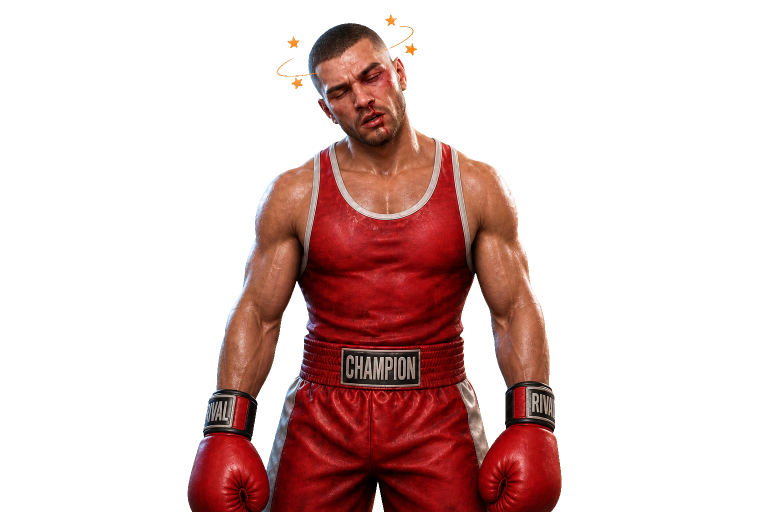
#> input picture assets/boxer-ko.png, 1536 x 1024 px, given in place of green-idle.png, which was not available (shown at 1/2 size)
$ python chroma_key.py
#> lines starting #> are read from the running program, lines starting #| are printed output that depends on the picture; pictures that were not available may be replaced by others from this repository, and a replacement may not be noted
"""
chroma_key.py — turn the green-screen boxer renders into clean transparent PNGs.

For each green-*.png in the project assets folder, we remove the flat chroma
green background, feather the edges, and de-spill residual green so the cutout
sits cleanly over the webcam feed. Output overwrites boxer-*.png (the names the
game already references), so no code changes are needed.

Run:  python3 tools/chroma_key.py
"""
import os
import numpy as np
from PIL import Image

ASSETS = os.path.join(os.path.dirname(__file__), "..", "assets")

PAIRS = [
    ("green-idle.png", "boxer-idle.png"),
    ("green-attack.png", "boxer-attack.png"),
    ("green-block.png", "boxer-block.png"),
    ("green-hit-jab.png", "boxer-hit-jab.png"),
    ("green-hit-hook.png", "boxer-hit-hook.png"),
    ("green-hit-cross.png", "boxer-hit-cross.png"),
    ("green-ko.png", "boxer-ko.png"),
]


def key(infile, outfile):
#> called with infile = 'tools/../assets/green-idle.png', outfile = 'tools/../assets/boxer-idle.png'
    im = Image.open(infile).convert("RGBA")
#> im is the input picture: PIL image 1536x1024 RGBA; mean R, G, B, A 42.2, 21.3, 23.3, 73.2
    a = np.array(im).astype(np.int16)
    r, g, b, al = a[..., 0], a[..., 1], a[..., 2], a[..., 3]
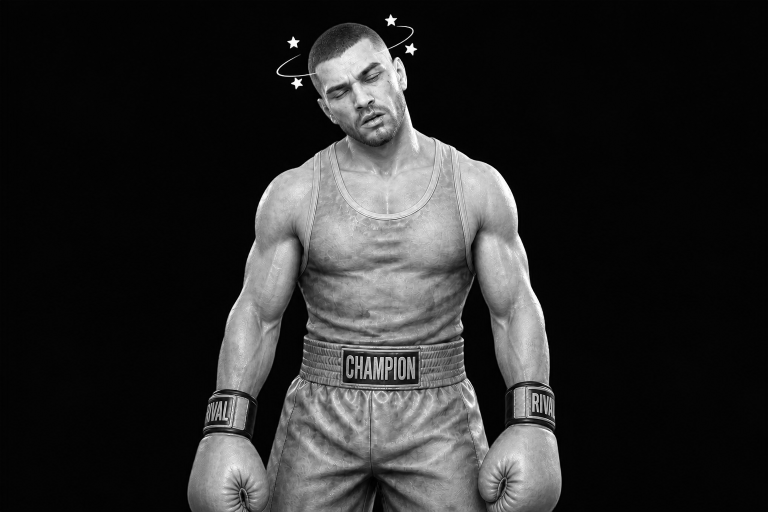
#> r: shape (1024, 1536) int16 (shown at 1/2 size); min 0, max 255, mean 42.2
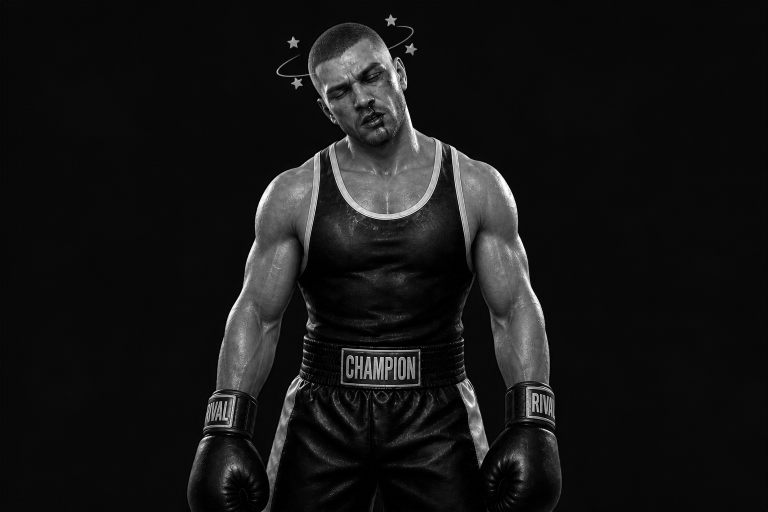
#> g: shape (1024, 1536) int16 (shown at 1/2 size); min 0, max 255, mean 21.3
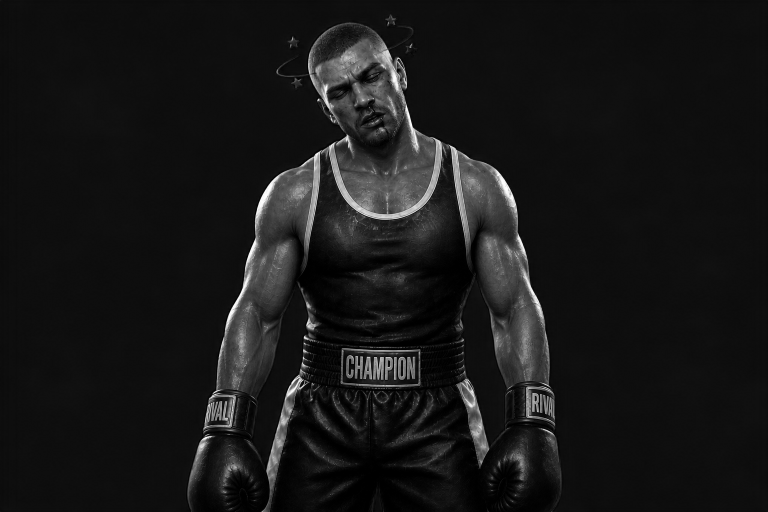
#> b: shape (1024, 1536) int16 (shown at 1/2 size); min 0, max 255, mean 23.3
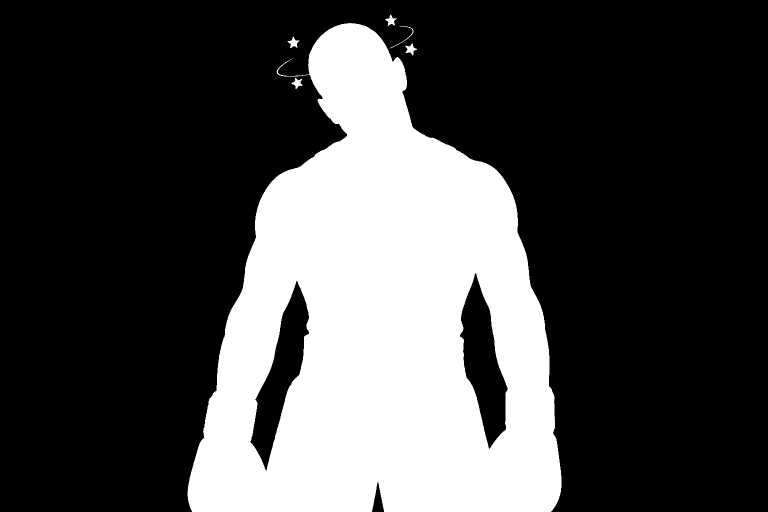
#> al: shape (1024, 1536) int16 (shown at 1/2 size); min 0, max 255, mean 73.2

    greenness = g - np.maximum(r, b)          # how much green dominates
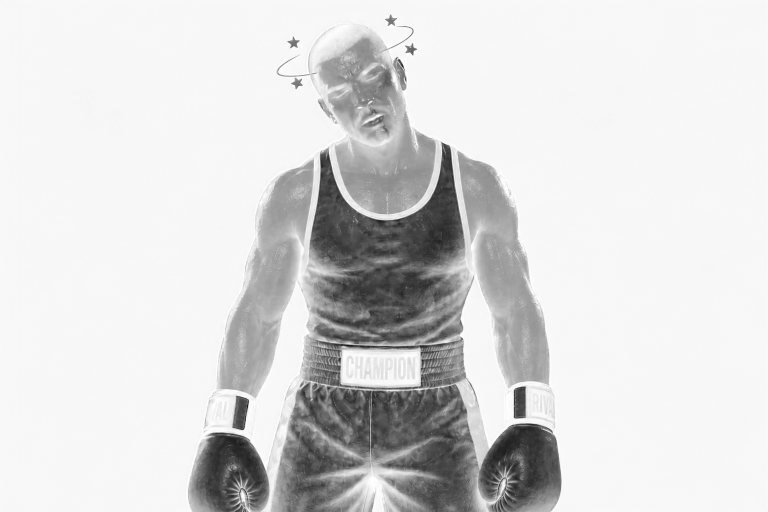
#> greenness: shape (1024, 1536) int16 (shown at 1/2 size); min -196, max 0, mean -28.66; drawn with min black and max white

    out_al = al.copy().astype(np.float32)
    out_al[greenness > 45] = 0                # solid background -> transparent

    edge = (greenness > 12) & (greenness <= 45)   # feather the rim
#> edge: shape (1024, 1536) bool; every value is 0
    out_al[edge] = out_al[edge] * ((45 - greenness[edge]) / 33.0)

    # de-spill: pull green back down to the r/b average where it's spilling
    g2 = g.copy()
    spill = g > (r + b) // 2
    g2[spill] = ((r[spill] + b[spill]) // 2)

    out = np.dstack([r, g2, b, out_al]).astype(np.uint8)
    Image.fromarray(out, "RGBA").save(outfile)
    print("keyed", os.path.basename(outfile))


if __name__ == "__main__":
    for src, dst in PAIRS:
        key(os.path.join(ASSETS, src), os.path.join(ASSETS, dst))
#> pass 2 of the loop `for src, dst in PAIRS:`:
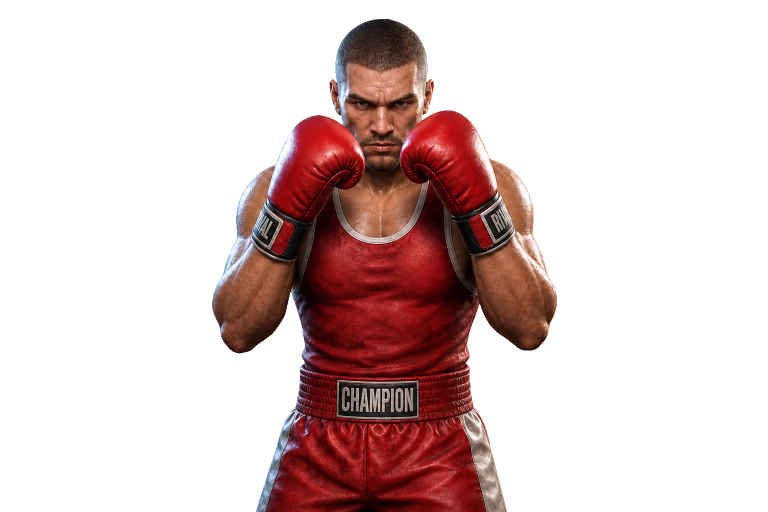
#> input picture assets/boxer-idle.png, 1536 x 1024 px, given in place of green-attack.png, which was not available (shown at 1/2 size)
#> in key, im is the input picture: PIL image 1536x1024 RGBA; mean R, G, B, A 39.2, 20.6, 20.2, 68.5
#> in key (call 2), `r, g, b, al = a[..., 0], a[..., 1], a[..., 2], a[..., 3]`:
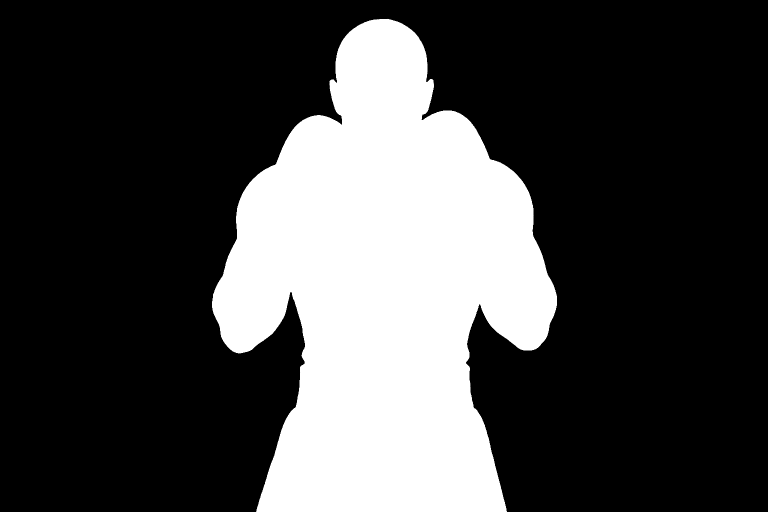
#> al: shape (1024, 1536) int16 (shown at 1/2 size); min 0, max 255, mean 68.5
#> in key (call 2), `greenness = g - np.maximum(r, b)`:
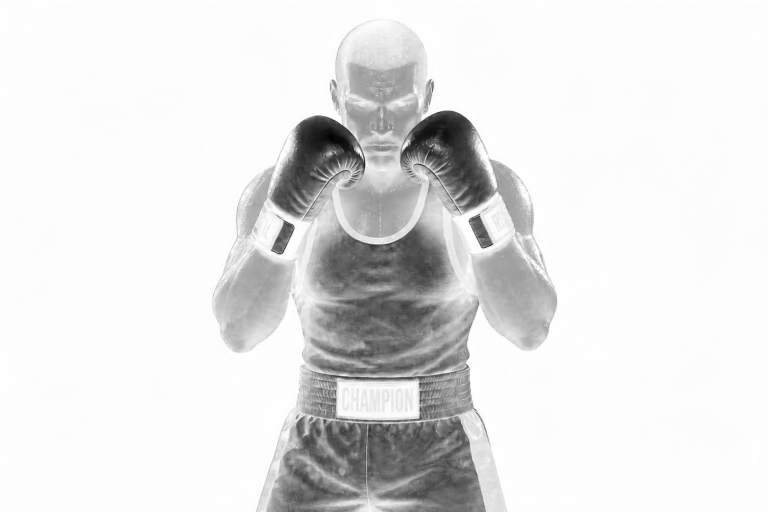
#> greenness: shape (1024, 1536) int16 (shown at 1/2 size); min -194, max 0, mean -20.22; drawn with min black and max white
#> (the run stopped early here; a loop or call above may not have finished)
